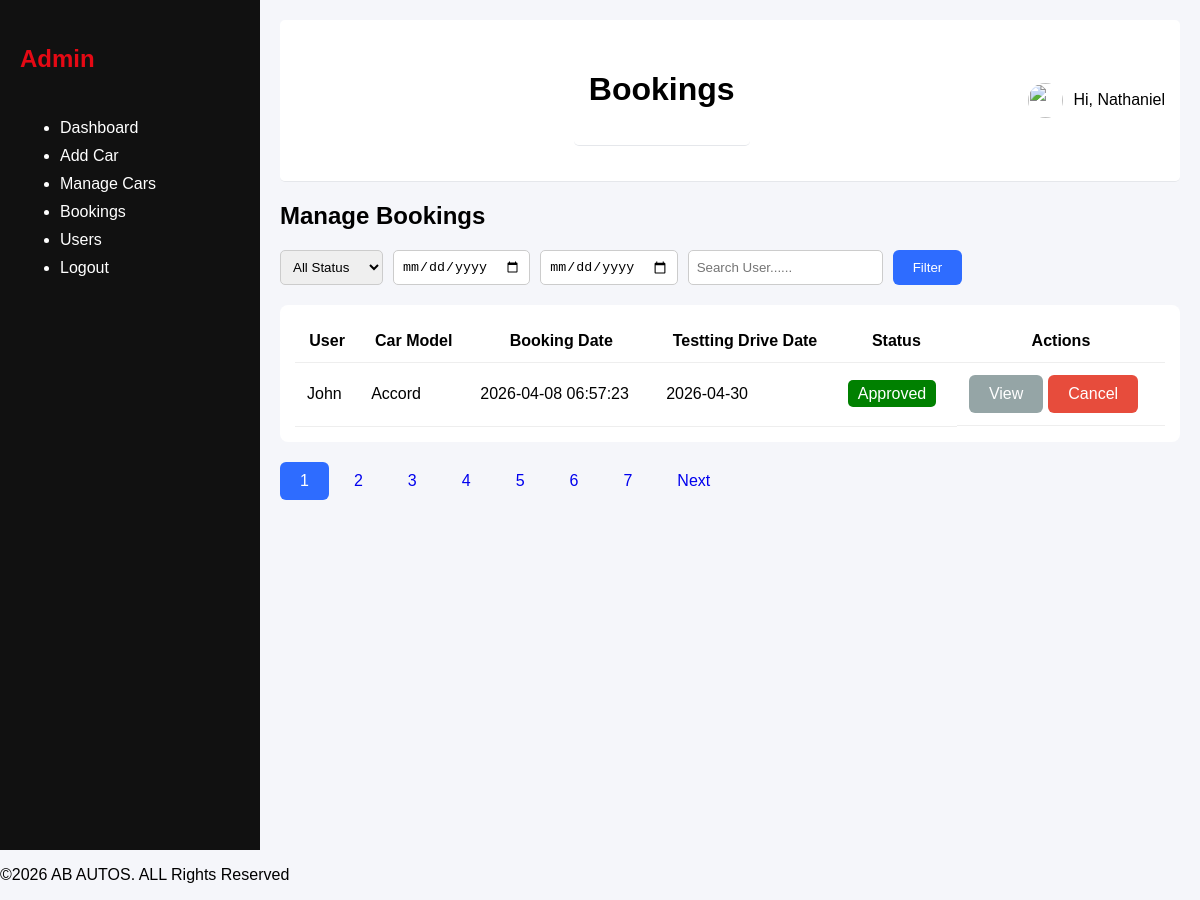
The page /admin/bookings.php (signed in) on the database its author committed.
### tables this page shows
CREATE TABLE `bookings` (
  `id` int(11) NOT NULL,
  `user_id` int(11) NOT NULL,
  `car_id` int(11) NOT NULL,
  `booking_date` date NOT NULL,
  `booking_type` enum('test_drive','purchase') NOT NULL,
  `status` enum('pending','approved','cancelled') DEFAULT 'pending',
  `created_at` timestamp NOT NULL DEFAULT current_timestamp(),
  `full_name` varchar(255) DEFAULT NULL,
  `email` varchar(255) DEFAULT NULL,
  `phone` varchar(20) DEFAULT NULL,
  `booking_time` time DEFAULT NULL,
  `message` text DEFAULT NULL
);

CREATE TABLE `users` (
  `id` int(11) NOT NULL,
  `first_name` varchar(100) NOT NULL,
  `middle_name` varchar(100) NOT NULL,
  `last_name` varchar(100) NOT NULL,
  `email` varchar(100) NOT NULL,
  `phone` varchar(11) DEFAULT NULL,
  `password` varchar(255) NOT NULL,
  `role` enum('admin','user','super_admin') DEFAULT 'user',
  `created_at` timestamp NOT NULL DEFAULT current_timestamp(),
  `profile_pic` text DEFAULT NULL
);

CREATE TABLE `cars` (
  `id` int(11) NOT NULL,
  `brand` varchar(50) DEFAULT NULL,
  `model` varchar(50) DEFAULT NULL,
  `year` year(4) DEFAULT NULL,
  `price` decimal(12,2) DEFAULT NULL,
  `mileage` int(11) DEFAULT NULL,
  `fuel_type` enum('petrol','diesel','electric','hybrid') DEFAULT NULL,
  `transmission` enum('manual','automatic') DEFAULT NULL,
  `description` text DEFAULT NULL,
  `status` enum('available','reserved','sold') DEFAULT 'available',
  `created_at` timestamp NOT NULL DEFAULT current_timestamp(),
  `image` text DEFAULT NULL
);

### admin/bookings.php (the view, shortened to what this page needs)
<?php
$mysqli = get_mysqli();
$limit = 1;
$page = isset($_GET['page']) ? (int)$_GET['page'] : 1;
$offset = ($page-1) * $limit;
$search = $_GET['search'] ?? '';
$from = $_GET['from'] ?? '';
$to = $_GET['to'] ?? '';
$where = "WHERE 1 ";
$count_result = $mysqli->query("SELECT COUNT(*) as total FROM bookings b JOIN users u ON b.user_id = u.id $where");
$total_rows = $count_result->fetch_assoc()['total'];
$total_pages = ceil($total_rows/$limit);
$sql = "SELECT b.*, u.first_name AS user_name, u.last_name AS user_name2, c.model AS car_model FROM bookings b JOIN users u ON b.user_id = u.id JOIN cars c on b.car_id = c.id $where LIMIT $limit OFFSET $offset";
$result = $mysqli->query($sql);
?>
<h2>Manage Bookings</h2>
<form action="" method="GET" class="filter-bar">
    <select name="status" id="">
        <option value="">All Status</option>
    </select>
    <input type="date" name="from" value="<?= $from ?>" id="">
    <input type="date" name="to" value="<?= $to ?>" id="">
    <input type="text" name="search" value="<?= htmlspecialchars($search) ?>" Placeholder="Search User......" id="">
    <button type="submit" class="btn primary">Filter</button>
</form>
<div class="table-container">
    <table>
       <thead>
         <tr>
            <th>User</th>
            <th>Car Model</th>
            <th>Booking Date</th>
            <th>Testting Drive Date</th>
            <th>Status</th>
            <th>Actions</th>
        </tr>
       </thead>
       <tbody>
           <?php while($row = $result->fetch_assoc()): ?>
            <tr>
                <td><?= $row['user_name']?></td>
                <td><?= $row['car_model']?></td>
                <td><?= $row['created_at']?></td>
                <td><?= $row['booking_date']?></td>
                <td>
                    <span class="status <?= strtolower($row['status']) ?>">
                        <?= ucfirst($row['status'])?>
                    </span>
                </td>
                <td class="actions">
                    <a href="view_booking.php?id=<?= $row['id'] ?>" class="btn view">View</a>
                    <?php if($row['status'] !== 'cancelled'): ?>
                    <a href="../controllers/BookingController.php?cancel=<?= $row['id']?>" class="btn delete" onclick ="return confirm('Cancel this booking')">Cancel</a>
                     <?php endif; ?>
                </td>
            </tr>
          <?php endwhile; ?>
       </tbody>
    </table>
</div>
<div class="pagination">
    <?php for($i=1; $i <= $total_pages ; $i++): ?>
        <a href="?<?= http_build_query(array_merge($_GET,['page' => $i])) ?>" class="btn <?= ($i == $page) ? 'active': '' ?>">
            <?= $i ?>
        </a>
    <?php endfor; ?>
    <?php if($page < $total_pages): ?>
        <a href="?<?= http_build_query(array_merge($_GET, ['page' => $page + 1])) ?>" class="btn">Next</a>
    <?php endif; ?>
</div>
<?php
include "layout.php";
?>

### public/assets/css/admin.css (style rules this page uses)
body { margin: 0; font-family: Arial; background: #f5f6fa; }
table { width: 100%; border-collapse: border-collapse; }
table th, table td { padding: 10px; border-bottom: 1px solid #ddd; }
.btn { padding: 10px 20px; border-radius: 6px; text-decoration: none; border: none; cursor: pointer; }
.btn.primary { background: #2e6cff; color: white; }
.filter-bar { display: flex; gap: 10px; margin-bottom: 20px; }
.filter-bar select, .filter-bar input { padding: 8px; border-radius: 5px; border: 1px solid #ccc; }
.table-container { background: white; padding: 15px; border-radius: 8px; }
table { width: 100%; border-collapse: collapse; }
table th, table td { padding: 12px; border-bottom: 1px solid #eee; }
.status { padding: 5px 10px; border-radius: 5px; color: white; }
.actions { display: flex; gap: 5px; }
.btn.delete { background: #e74c3c; color: white; }
.btn.view { background: #95a5a6; color: white; }
.pagination { margin-top: 20px; display: flex; gap: 5px; }
.pagination .active { background: #2e6cff; color: white; }
.status.approved, .status.confirmed { background: green; }

### rows shown on the page
bookings: user.first_name "John", car.model "Accord", created_at "2026-04-08 06:57:23", booking_date "2026-04-30", status "Approved"

### other values the page prints
$page_title "Bookings"
$_SESSION['user_name'] "Nathaniel"
